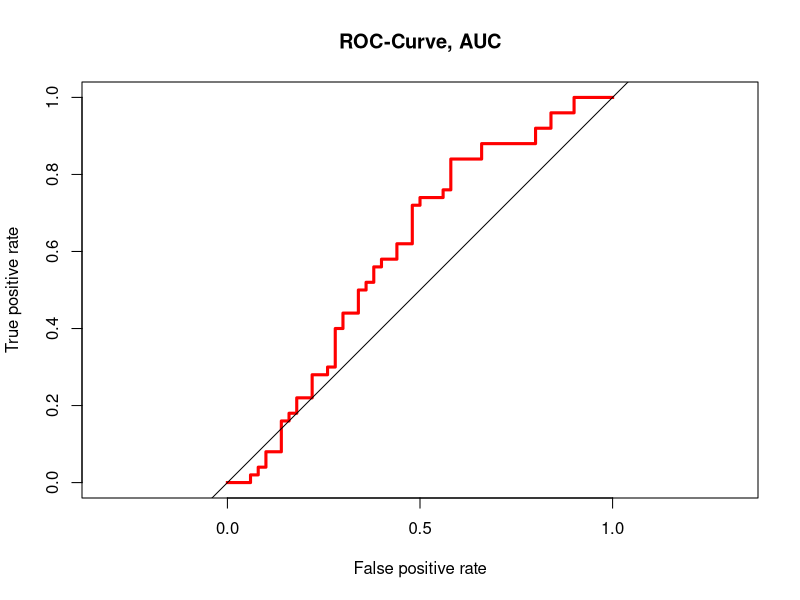

Reproduce this figure in R.
## ---- chunk 1
wants <- c("coin", "mvtnorm", "polycor", "rms", "ROCR")
has   <- wants %in% rownames(installed.packages())
if(any(!has)) install.packages(wants[!has])
## ---- chunk 2
set.seed(1.234)
library(mvtnorm)
N     <- 100
Sigma <- matrix(c(4,2,-3, 2,16,-1, -3,-1,9), byrow=TRUE, ncol=3)
mu    <- c(-3, 2, 4)
Xdf   <- data.frame(rmvnorm(n=N, mean=mu, sigma=Sigma))
## ---- chunk 3
lOrd   <- lapply(Xdf, function(x) {
                 cut(x, breaks=quantile(x), include.lowest=TRUE,
                     ordered=TRUE, labels=LETTERS[1:4]) })
dfOrd  <- data.frame(lOrd)
matOrd <- data.matrix(dfOrd)
## ---- chunk 4
cTab <- xtabs(~ X1 + X3, data=dfOrd)
addmargins(cTab)
library(coin)
lbl_test(cTab, distribution=approximate(B=9999))
## ---- chunk 5
library(polycor)
polychor(dfOrd$X1, dfOrd$X2, ML=TRUE)
## ---- chunk 6
polychor(cTab, ML=TRUE)
## ---- chunk 7
library(polycor)
polyserial(Xdf$X2, dfOrd$X3)
## ---- chunk 8
library(polycor)
Xdf2   <- rmvnorm(n=N, mean=mu, sigma=Sigma)
dfBoth <- cbind(Xdf2, dfOrd)
hetcor(dfBoth, ML=TRUE)
## ---- chunk 9
N   <- 100
x   <- rnorm(N)
y   <- x + rnorm(N, 0, 2)
yDi <- ifelse(y <= median(y), 0, 1)
## ---- chunk 10
library(rms)
lrm(yDi ~ x)$stats
## ---- chunk 11
library(ROCR)
pred <- prediction(x, yDi)
(AUC <- performance(pred, measure="auc")@y.values[[1]])
## ---- chunk 12
perf <- performance(pred, measure="tpr", x.measure="fpr")
par(lend=2)
plot(perf, col=rainbow(10), lwd=3, main="ROC-Curve, AUC", asp=1,
     xlim=c(0,1), ylim=c(0,1))
abline(a=0, b=1)
## ---- chunk 13
try(detach(package:ROCR))
try(detach(package:gplots))
try(detach(package:gtools))
try(detach(package:gdata))
try(detach(package:caTools))
try(detach(package:bitops))
try(detach(package:grid))
try(detach(package:KernSmooth))
try(detach(package:rms))
try(detach(package:Hmisc))
try(detach(package:polycor))
try(detach(package:sfsmisc))
try(detach(package:MASS))
try(detach(package:coin))
try(detach(package:modeltools))
try(detach(package:survival))
try(detach(package:mvtnorm))
try(detach(package:splines))
try(detach(package:stats4))
